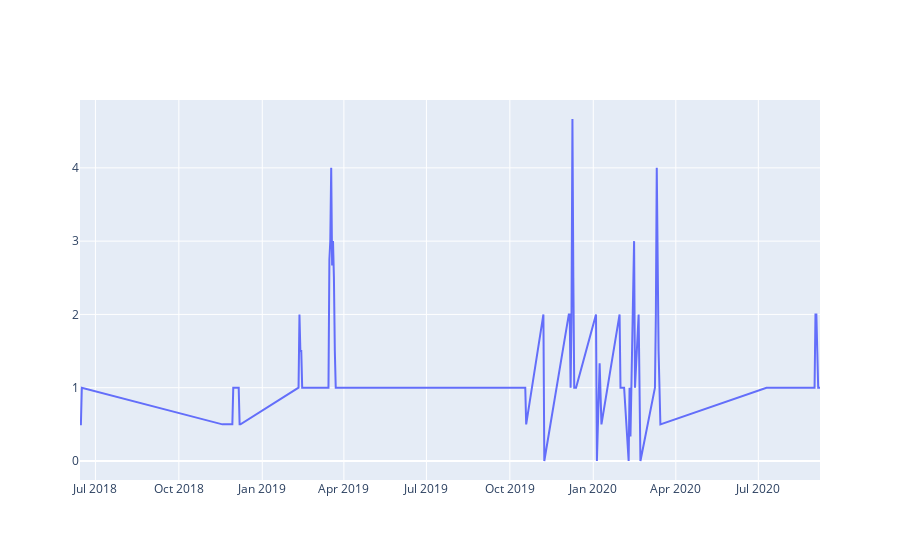

Notebook source saved alongside this figure:
### Code cell
past_thread_part = past_thread.loc[past_thread["year"]!=2015]
by_year = past_thread_part.groupby("date").agg({"stage":"mean"})
fig = go.Figure()
fig.add_trace(
    go.Scatter(x=by_year.index, y=by_year["stage"],
          name="Weekly rise in number of Confirmed Cases")
)
fig.show()
